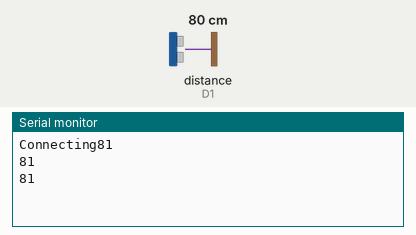
Recording of a sketch running on a simulated ESP8266 (NodeMCU). Shown: the last lines printed to the serial monitor. Wiring (inferred from the names in the program): ultrasonic range finder: trigger D2; echo D1. Inputs (shaded band) come from the test bench; at power-on: distance to the obstacle (sensor on D1) 80 cm. The echo pulse lasts 58.3 µs per cm; WiFi joins after 1.5 s; servers stay silent unless stated.

Above: at 2.2 s.
2.3 s: distance to the obstacle (sensor on D1) set to 2 cm
At 2.9 s:
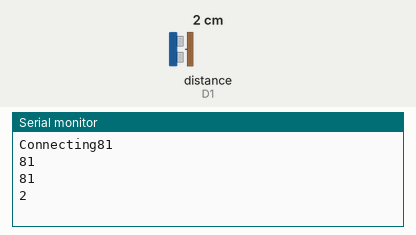
3.8 s: distance to the obstacle (sensor on D1) set to 4 cm
At 4.4 s:
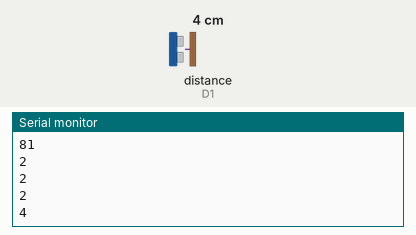
Timing chart, 0 to 6.8 s (numbered marks = the images above; inputs shaded):
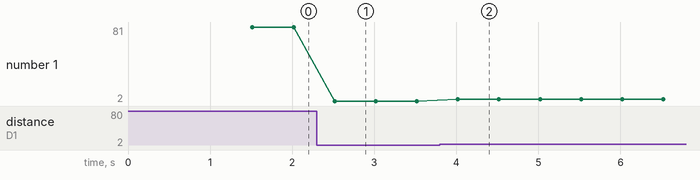

The sketch:

test.ino
```cpp
#include <WiFiClient.h>
#include <ESP8266WiFi.h>
#include <ESP8266WebServer.h>
#include <ESP8266HTTPClient.h>
#define trig D2
#define echo D1

const char* ssid = "2.4"; // Your wifi Name
const char* password = "0595277661";   // Your wifi Password

const char *host = "192.168.0.189";

int distance=0, t=0;

void setup() {
  Serial.begin(9600);
  pinMode(trig,OUTPUT);
  pinMode(echo,INPUT);

   WiFi.mode(WIFI_OFF);        //Prevents reconnection issue (taking too long to connect)
  delay(1000);
  WiFi.mode(WIFI_STA);        //This line hides the viewing of ESP as wifi hotspot

  WiFi.begin(ssid, password);     //Connect to your WiFi router
  Serial.println("");

  Serial.print("Connecting");


}

void loop() {
HTTPClient http;

  http.begin("http://138.168.0.189/Azzam/InsertDB.php");              //Specify request destination
  http.addHeader("Content-Type", "application/x-www-form-urlencoded");

  String payload = http.getString();    //Get the response payload


 digitalWrite(trig,LOW);
 delayMicroseconds(5);
 digitalWrite(trig,HIGH);
 delayMicroseconds(10);
 digitalWrite(trig,LOW);
 t=pulseIn(echo,HIGH);
 distance=t/57;
 Serial.println(distance);
 delay(500);


}
```

Measured:
- after the input at 2.3 s, the serial monitor: prints a new line after 0.22 s (image 1)
- after the input at 3.8 s, the serial monitor: prints a new line after 0.22 s (image 2)
- plotted number 1: 81 → 2 after the input at 2.3 s, 2 → 4 after the input at 3.8 s
